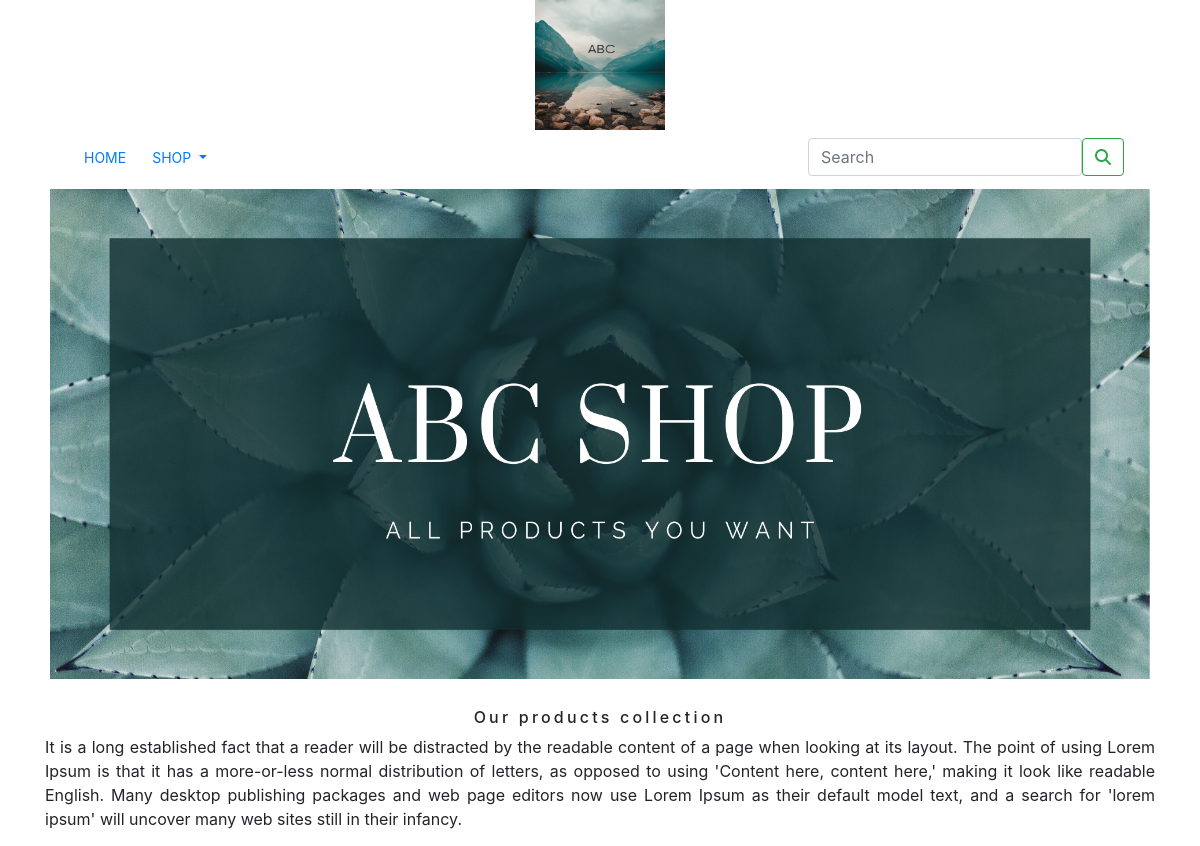
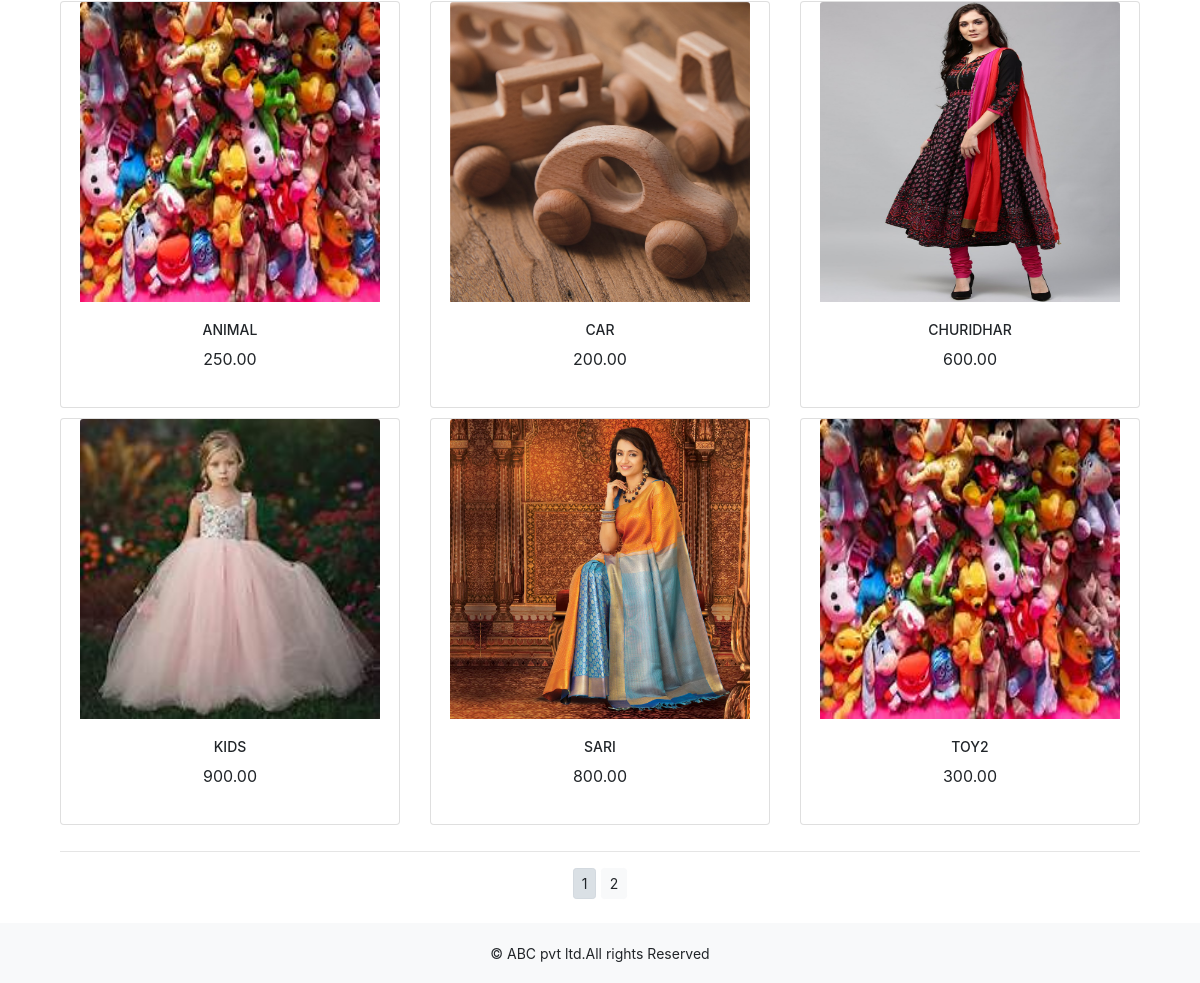
The page / on the database its author committed (2 pictures, top to bottom).
### shop/models.py (models this page shows, shortened)
class Product(models.Model):
    name=models.CharField(max_length=250,unique=True)
    slug=models.SlugField(max_length=250,unique=True)
    description=models.TextField(blank=True)
    price=models.DecimalField(max_digits=10,decimal_places=2)
    category=models.ForeignKey(Category,on_delete=models.CASCADE)
    image=models.ImageField(upload_to='product',blank=True)
    stock=models.IntegerField()
    available=models.BooleanField(default=True)
    created=models.DateTimeField(auto_now_add=True)
    updated=models.DateTimeField(auto_now_add=True)
    def get_url(self):
        return reverse('shop:prodCatdetail',args=[self.category.slug,self.slug])
    class Meta:
        ordering=('name',)
        verbose_name='product'
        verbose_name_plural='products'

### shop/views.py (the view)
# urls.py: path('',views.allProdCat,name='allProdCat'),
def allProdCat(request,c_slug=None):
    c_page=None
    products_list=None
    if c_slug!=None:
        c_page=get_object_or_404(Category,slug=c_slug)
        products_list=Product.objects.all().filter(category=c_page,available=True)
    else:
        products_list=Product.objects.all().filter(available=True)
    paginator=Paginator(products_list,6)
    try:
        page=int(request.GET.get('page','1'))
    except:
        page=1
    try:
        products=paginator.page(page)
    except (EmptyPage,InvalidPage):
        products=paginator.page(paginator.num_pages)
    return render(request,"category.html",{'category':c_page,'products':products})

### cart/context_processors.py (called while the page is built)
def counter(request):
    item_count=0
    if 'admin' in request.path:
        return {}
    else:
        try:
            cart=Cart.objects.filter(cart_id=_cart_id(request))
            cart_items=CartItem.objects.all().filter(cart=cart[:1])
            for cart_item in cart_items:
                item_count += cart_item.quantity
        except Cart.DoesNotExist:
            item_count=0
    return dict(item_count=item_count)

### cart/views.py (called while the page is built)
def _cart_id(request):
    cart=request.session.session_key
    if not cart:
        cart=request.session.create()
    return cart

### shop/context_processors.py (called while the page is built)
def menu_links(request):
    links=Category.objects.all()
    return dict(links=links)

### shop/models.py (called while the page is built)
    def get_url(self):
        return reverse('shop:products_by_category', args=[self.slug])

### templates/category.html (shortened to what this page needs)
{% extends 'base.html' %}
{% load static %}
{% block content %}
    {% if category %}
        <div>
            <div class="row my_row_class">
                <div class="mx-auto">
                    <p><a href="{% url 'shop:allProdCat' %}">Our Product Collections</a></p>
                </div>
            </div>
        </div>
        <div class="mx-auto">
            <img class="my_image" src="{{ category.image.url }}" alt="{{ category.name }}" style="width: 800px; height: 400px;">
        </div>
        <br>
        <div>
            <h1 class="text-center my_title">{{ category.name }}</h1>
            <p class="text-justify">{{ category.description }}</p>
        </div>
    {% else %}
        <div>
            <img class="my_image my_image_padding" src="{% static 'img/banner.png' %}" alt="our products" style="width: 1110px; height: 500px;">
        </div>
            <br>
        <div>
            <h1 class="text-center my_title">Our products collection</h1>
            <p class="text-justify">It is a long established fact that a reader will be distracted by the readable content of a page when looking at its layout. The point of using Lorem Ipsum is that it has a more-or-less normal distribution of letters, as opposed to using 'Content here, content here,' making it look like readable English. Many desktop publishing packages and web page editors now use Lorem Ipsum as their default model text, and a search for 'lorem ipsum' will uncover many web sites still in their infancy.</p>
        </div>
    {% endif %}
    <div class="container">
        <div class="row mx_auto">
            {% for product in products.object_list %}
            <div class="my_bottom_margin col-9 col-sm-12 col-md-4 xol-lg-4">
                <div class="card text-center" style="min-width:18rem;">
                    <a href="{{ product.get_url }}"><img class="card-img-top my_image" src="{{ product.image.url }}" alt="{{ product.name }}" style="width:300px; height:300px; "></a>
                    <div class="card-body">
                        <h4>{{ product.name }}</h4>
                        <p>{{ product.price }}</p>
                    </div>
                </div>
            </div>
            {% endfor %}
        </div>
        <div class="mx-auto">
            {% if products.paginator.num_pages > 1 %}
           <hr>
            <div class="text-center">
                {% for pg in products.paginator.page_range %}
                <a href="?page={{pg}}" class="btn btn-light btn-sm {% if products.number == pg %} active {% endif %}">{{pg}}</a>
                {% endfor %}
            </div>
             {% endif %}
        </div>
        <br>
    </div>
{% endblock %}

### templates/base.html (shortened to what this page needs)
{% load static %}
<!DOCTYPE html>
<html lang="en">
<head>
    <link rel="stylesheet" href="{% static 'css/custom.css' %}">
     <link href="{% static 'css/bootstrap.min.css' %}" rel="stylesheet">
</head>
<body>
<div class="container">
{% include 'header.html' %}
{% include 'navbar.html' %}
{% block content %}
{% endblock %}
  </div>
{% include 'footer.html' %}
</body>
</html>

### templates/header.html
{% load static %}
<header>
    <center>
        <img src ="{% static 'img/logo.png' %}" alt="logoimage" alt="logoimage" width="130px;" height="130px;">
    </center>
</header>

### templates/navbar.html (shortened to what this page needs)
<nav class="navbar navbar-expand-lg bg-body-tertiar">
  <div class="container-fluid">
    <div class="collapse navbar-collapse" id="navbarSupportedContent">
      <ul class="navbar-nav me-auto mb-2 mb-lg-0" style="margin-right: auto; margin-bottom: 0;">
        <li class="nav-item">
          <a class="nav-link" href="#" style="text-decoration: none; margin-right: 10px;">Home</a>
        </li>
        <li class="nav-item dropdown {% if 'shop' in request.path %} active {% endif %}" style="list-style-type: none;">
          <a class="nav-link dropdown-toggle" href="#" role="button" data-bs-toggle="dropdown" aria-expanded="false" style="text-decoration: none;">
            Shop
          </a>
        </li>
      </ul>
      <form class="d-flex" action="{% url 'search_app:SearchResult' %}" method="get" >
        <input class="form-control me-2" type="search" placeholder="Search" name='q' aria-label="Search">
        <button class="btn btn-outline-success" type="submit"><i class="fa-sharp fa-solid fa-magnifying-glass"></i></button>
      </form>
    </div>
  </div>
</nav>

### templates/footer.html
<div class="footer navbar-fixed-bottom my_footer">
    <p class="text-center">&copy; ABC pvt ltd.All rights Reserved</p>
</div>

### static/css/custom.css (style rules this page uses)
body { font-family: 'Roboto', sans-serif; }
.nav-item { letter -spacing :.2em; font-size :14px; text-transform :uppercase; }
.my_footer { background-color:#f8f9fa; height:60px; }
.my_footer p { padding-top:20px; font-size:14px; }
.my_image { width:100%; height:auto; }
.my_title { font-size:16px; text_transform:uppercase; letter-spacing:.2em; }
.my_image_padding { padding:5px; }
.my_bottom_margin { margin-bottom:10px; }
.card-body h4 { font-size:14px; text-transform:uppercase; letter-spacing=.2em; }

### rows shown on the page
Product: image (picture), name "ANIMAL", price "250.00"
Product: image (picture), name "CAR", price "200.00"
Product: image (picture), name "CHURIDHAR", price "600.00"
Product: image (picture), name "KIDS", price "900.00"
Product: image (picture), name "SARI", price "800.00"
Product: image (picture), name "TOY2", price "300.00"

### other values the page prints
{{ pg }} "1" "2"
